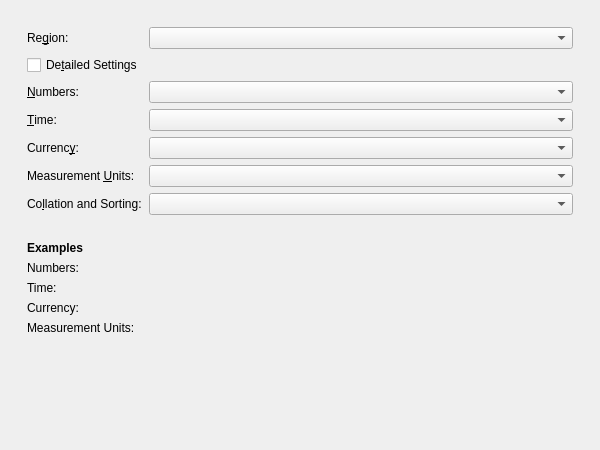
<?xml version="1.0" encoding="UTF-8"?>
<ui version="4.0">
 <author>Sebastian Kuegler</author>
 <class>LocaleConfig</class>
 <widget class="QWidget" name="LocaleConfig">
  <property name="geometry">
   <rect>
    <x>0</x>
    <y>0</y>
    <width>600</width>
    <height>450</height>
   </rect>
  </property>
  <layout class="QVBoxLayout" name="verticalLayout">
   <item>
    <spacer name="verticalSpacer_2">
     <property name="orientation">
      <enum>Qt::Vertical</enum>
     </property>
     <property name="sizeType">
      <enum>QSizePolicy::Fixed</enum>
     </property>
     <property name="sizeHint" stdset="0">
      <size>
       <width>20</width>
       <height>16</height>
      </size>
     </property>
    </spacer>
   </item>
   <item>
    <layout class="QGridLayout" name="gridLayout">
     <item row="0" column="1">
      <layout class="QFormLayout" name="formLayout">
       <property name="fieldGrowthPolicy">
        <enum>QFormLayout::ExpandingFieldsGrow</enum>
       </property>
       <property name="horizontalSpacing">
        <number>6</number>
       </property>
       <property name="verticalSpacing">
        <number>6</number>
       </property>
       <item row="0" column="0">
        <widget class="QLabel" name="label_10">
         <property name="text">
          <string>Re&amp;gion:</string>
         </property>
         <property name="alignment">
          <set>Qt::AlignLeading|Qt::AlignLeft|Qt::AlignVCenter</set>
         </property>
         <property name="buddy">
          <cstring>comboGlobal</cstring>
         </property>
        </widget>
       </item>
       <item row="0" column="1">
        <widget class="QComboBox" name="comboGlobal">
         <property name="sizePolicy">
          <sizepolicy hsizetype="Expanding" vsizetype="Fixed">
           <horstretch>0</horstretch>
           <verstretch>0</verstretch>
          </sizepolicy>
         </property>
         <property name="minimumSize">
          <size>
           <width>300</width>
           <height>0</height>
          </size>
         </property>
        </widget>
       </item>
       <item row="1" column="0">
        <widget class="QCheckBox" name="checkDetailed">
         <property name="text">
          <string>De&amp;tailed Settings</string>
         </property>
        </widget>
       </item>
       <item row="2" column="0">
        <widget class="QLabel" name="labelNumbers">
         <property name="text">
          <string>&amp;Numbers:</string>
         </property>
         <property name="alignment">
          <set>Qt::AlignLeading|Qt::AlignLeft|Qt::AlignVCenter</set>
         </property>
         <property name="buddy">
          <cstring>comboNumbers</cstring>
         </property>
        </widget>
       </item>
       <item row="2" column="1">
        <widget class="QComboBox" name="comboNumbers">
         <property name="sizePolicy">
          <sizepolicy hsizetype="Expanding" vsizetype="Fixed">
           <horstretch>0</horstretch>
           <verstretch>0</verstretch>
          </sizepolicy>
         </property>
         <property name="minimumSize">
          <size>
           <width>300</width>
           <height>0</height>
          </size>
         </property>
        </widget>
       </item>
       <item row="3" column="0">
        <widget class="QLabel" name="labelTime">
         <property name="text">
          <string>&amp;Time:</string>
         </property>
         <property name="alignment">
          <set>Qt::AlignLeading|Qt::AlignLeft|Qt::AlignVCenter</set>
         </property>
         <property name="buddy">
          <cstring>comboTime</cstring>
         </property>
        </widget>
       </item>
       <item row="3" column="1">
        <widget class="QComboBox" name="comboTime">
         <property name="sizePolicy">
          <sizepolicy hsizetype="Expanding" vsizetype="Fixed">
           <horstretch>0</horstretch>
           <verstretch>0</verstretch>
          </sizepolicy>
         </property>
         <property name="minimumSize">
          <size>
           <width>300</width>
           <height>0</height>
          </size>
         </property>
        </widget>
       </item>
       <item row="4" column="0">
        <widget class="QLabel" name="labelCurrency">
         <property name="text">
          <string>Currenc&amp;y:</string>
         </property>
         <property name="alignment">
          <set>Qt::AlignLeading|Qt::AlignLeft|Qt::AlignVCenter</set>
         </property>
         <property name="buddy">
          <cstring>comboCurrency</cstring>
         </property>
        </widget>
       </item>
       <item row="4" column="1">
        <widget class="QComboBox" name="comboCurrency">
         <property name="sizePolicy">
          <sizepolicy hsizetype="Expanding" vsizetype="Fixed">
           <horstretch>0</horstretch>
           <verstretch>0</verstretch>
          </sizepolicy>
         </property>
         <property name="minimumSize">
          <size>
           <width>300</width>
           <height>0</height>
          </size>
         </property>
        </widget>
       </item>
       <item row="5" column="0">
        <widget class="QLabel" name="labelMeasurement">
         <property name="text">
          <string>Measurement &amp;Units:</string>
         </property>
         <property name="alignment">
          <set>Qt::AlignLeading|Qt::AlignLeft|Qt::AlignVCenter</set>
         </property>
         <property name="buddy">
          <cstring>comboMeasurement</cstring>
         </property>
        </widget>
       </item>
       <item row="5" column="1">
        <widget class="QComboBox" name="comboMeasurement">
         <property name="sizePolicy">
          <sizepolicy hsizetype="Expanding" vsizetype="Fixed">
           <horstretch>0</horstretch>
           <verstretch>0</verstretch>
          </sizepolicy>
         </property>
         <property name="minimumSize">
          <size>
           <width>300</width>
           <height>0</height>
          </size>
         </property>
        </widget>
       </item>
       <item row="6" column="0">
        <widget class="QLabel" name="labelCollate">
         <property name="text">
          <string>Co&amp;llation and Sorting:</string>
         </property>
         <property name="alignment">
          <set>Qt::AlignLeading|Qt::AlignLeft|Qt::AlignVCenter</set>
         </property>
         <property name="buddy">
          <cstring>comboCollate</cstring>
         </property>
        </widget>
       </item>
       <item row="6" column="1">
        <widget class="QComboBox" name="comboCollate">
         <property name="sizePolicy">
          <sizepolicy hsizetype="Expanding" vsizetype="Fixed">
           <horstretch>0</horstretch>
           <verstretch>0</verstretch>
          </sizepolicy>
         </property>
         <property name="minimumSize">
          <size>
           <width>300</width>
           <height>0</height>
          </size>
         </property>
        </widget>
       </item>
       <item row="7" column="0">
        <widget class="QLabel" name="label_6">
         <property name="text">
          <string/>
         </property>
         <property name="alignment">
          <set>Qt::AlignLeading|Qt::AlignLeft|Qt::AlignTop</set>
         </property>
        </widget>
       </item>
       <item row="8" column="0">
        <widget class="QLabel" name="labelMeasurement_2">
         <property name="text">
          <string>&lt;b&gt;Examples&lt;/b&gt;</string>
         </property>
         <property name="alignment">
          <set>Qt::AlignLeading|Qt::AlignLeft|Qt::AlignVCenter</set>
         </property>
        </widget>
       </item>
       <item row="9" column="0">
        <widget class="QLabel" name="lexNumbers">
         <property name="text">
          <string>Numbers:</string>
         </property>
         <property name="alignment">
          <set>Qt::AlignLeading|Qt::AlignLeft|Qt::AlignTop</set>
         </property>
        </widget>
       </item>
       <item row="9" column="1">
        <widget class="QLabel" name="exampleNumbers">
         <property name="text">
          <string/>
         </property>
         <property name="alignment">
          <set>Qt::AlignLeading|Qt::AlignLeft|Qt::AlignTop</set>
         </property>
        </widget>
       </item>
       <item row="10" column="0">
        <widget class="QLabel" name="lexTime">
         <property name="text">
          <string>Time:</string>
         </property>
         <property name="alignment">
          <set>Qt::AlignLeading|Qt::AlignLeft|Qt::AlignTop</set>
         </property>
        </widget>
       </item>
       <item row="10" column="1">
        <widget class="QLabel" name="exampleTime">
         <property name="text">
          <string/>
         </property>
         <property name="alignment">
          <set>Qt::AlignLeading|Qt::AlignLeft|Qt::AlignTop</set>
         </property>
        </widget>
       </item>
       <item row="11" column="0">
        <widget class="QLabel" name="lexCurrency">
         <property name="text">
          <string>Currency:</string>
         </property>
         <property name="alignment">
          <set>Qt::AlignLeading|Qt::AlignLeft|Qt::AlignTop</set>
         </property>
        </widget>
       </item>
       <item row="11" column="1">
        <widget class="QLabel" name="exampleCurrency">
         <property name="text">
          <string/>
         </property>
         <property name="alignment">
          <set>Qt::AlignLeading|Qt::AlignLeft|Qt::AlignTop</set>
         </property>
        </widget>
       </item>
       <item row="12" column="0">
        <widget class="QLabel" name="lexMeasurement_2">
         <property name="text">
          <string>Measurement Units:</string>
         </property>
         <property name="alignment">
          <set>Qt::AlignLeading|Qt::AlignLeft|Qt::AlignTop</set>
         </property>
        </widget>
       </item>
       <item row="12" column="1">
        <widget class="QLabel" name="exampleMeasurement">
         <property name="text">
          <string/>
         </property>
         <property name="alignment">
          <set>Qt::AlignLeading|Qt::AlignLeft|Qt::AlignTop</set>
         </property>
        </widget>
       </item>
      </layout>
     </item>
     <item row="0" column="2">
      <spacer name="horizontalSpacer_2">
       <property name="orientation">
        <enum>Qt::Horizontal</enum>
       </property>
       <property name="sizeType">
        <enum>QSizePolicy::Fixed</enum>
       </property>
       <property name="sizeHint" stdset="0">
        <size>
         <width>16</width>
         <height>20</height>
        </size>
       </property>
      </spacer>
     </item>
     <item row="0" column="0">
      <spacer name="horizontalSpacer">
       <property name="orientation">
        <enum>Qt::Horizontal</enum>
       </property>
       <property name="sizeType">
        <enum>QSizePolicy::Fixed</enum>
       </property>
       <property name="sizeHint" stdset="0">
        <size>
         <width>16</width>
         <height>20</height>
        </size>
       </property>
      </spacer>
     </item>
    </layout>
   </item>
   <item>
    <spacer name="verticalSpacer_3">
     <property name="orientation">
      <enum>Qt::Vertical</enum>
     </property>
     <property name="sizeHint" stdset="0">
      <size>
       <width>20</width>
       <height>32</height>
      </size>
     </property>
    </spacer>
   </item>
   <item>
    <widget class="QLabel" name="label_5">
     <property name="text">
      <string/>
     </property>
    </widget>
   </item>
  </layout>
 </widget>
 <resources/>
 <connections/>
</ui>
